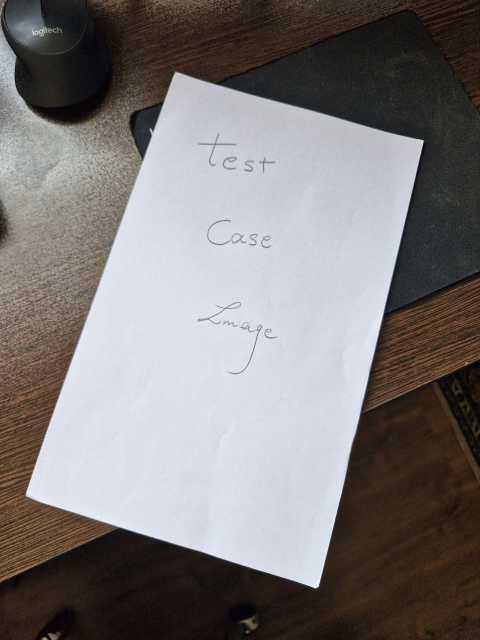
#> input picture photos/test4.jpg, 960 x 1280 px (shown at 1/2 size)
$ python newCamScanner.py
#> lines starting #> are read from the running program, lines starting #| are printed output that depends on the picture; after the words box and inside, x2 and y2 are one past the last pixel; in counts of white or black regions, pixels touching at a corner belong together
import cv2
import numpy as np

img=cv2.imread('photos/test4.jpg')
#> img is the input picture: shape (1280, 960, 3); mean B, G, R 121.3, 121.6, 125.9


#resize images

resized_img = cv2.resize(img,(300,400),interpolation = cv2.INTER_AREA)
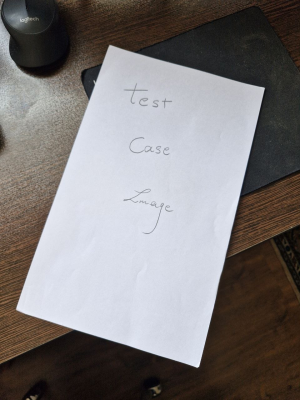
#> resized_img: shape (400, 300, 3); mean B, G, R 121.3, 121.6, 125.9

#change to gray

gray = cv2.cvtColor(resized_img,cv2.COLOR_BGR2GRAY)
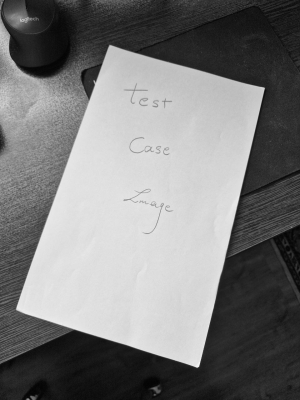
#> gray: shape (400, 300); min 3, max 243, mean 122.8

#bluring

blur = cv2.bilateralFilter(gray,9,75,75)

#canny

canny = cv2.Canny(blur,40,120,)
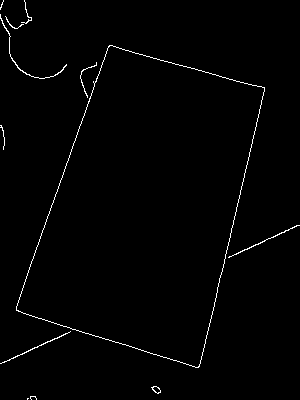
#> canny: shape (400, 300); 1.2% white in thin lines or dots

kernel = np.ones((5, 5), np.uint8)


dilated_edges = cv2.morphologyEx(canny, cv2.MORPH_CLOSE, kernel, iterations=2)
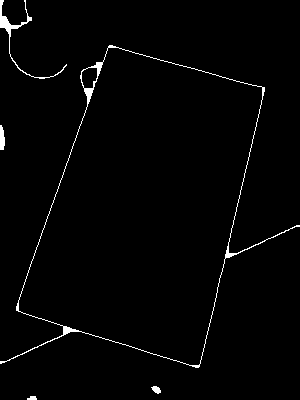
#> dilated_edges: shape (400, 300); 1.6% white; 5 white regions

#contours

contours,hiearchy = cv2.findContours(dilated_edges,cv2.RETR_LIST,cv2.CHAIN_APPROX_SIMPLE)
#> contours = 7 contours; box (x1, y1, x2, y2) and area: (0, 45, 300, 368) 50982, (18, 47, 263, 366) 50354, (81, 67, 98, 89) 277, (0, 0, 67, 79) 222, (0, 125, 5, 150) 75, (151, 386, 161, 394) 39, (27, 396, 37, 400) 20; hiearchy = [[1, -1, -1, -1], [2, 0, -1, -1], [3, 1, -1, -1], [4, 2, -1, -1], [5, 3, -1, -1], [6, 4, -1, -1], [-1, 5, -1, -1]]

contours = sorted(contours, key=cv2.contourArea, reverse=True)
best_contour = None

for contour in contours:

    epsilon = 0.02*cv2.arcLength(contour,True)

    approx = cv2.approxPolyDP(contour,epsilon,True)

    image_copy = resized_img.copy()

    if len(approx)==4 and cv2.contourArea(contour)>500 :
        best_contour = approx
        cv2.drawContours(image_copy, [approx], -1, (0, 255, 0), 3)

        break
    else:
        print ('contour not found')
#> this loop made 2 passes
#> (epsilon, best_contour) on pass 2: (19.56, [[108, 47], [262, 87], [198, 365], [18, 310]])
#> epsilon on pass 1: 26.51
#| contour not found
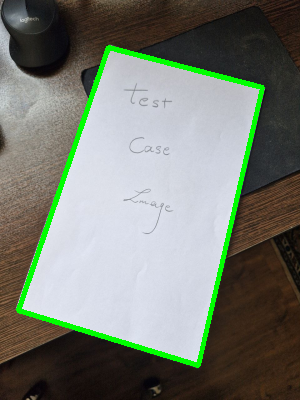
#> image_copy: shape (400, 300, 3); mean B, G, R 113.8, 124.2, 118.7


#warping

points = best_contour.reshape(4, 2)
#> points = [[108, 47], [262, 87], [198, 365], [18, 310]]

center = np.mean(points, axis=0)
#> center = [146.5, 202.2]

for point in points:
    x = point[0]
    y = point[1]
    if x < center[0] and y < center[1] :
        top_left = point
        print(top_left)
    elif x > center[0] and y > center[1] :
        bottom_right = point
        print(bottom_right)

    elif x > center[0] and y < center[1] :
        top_right = point
        print(top_right)

    elif x < center[0] and y > center[1] :
        bottom_left = point
        print(bottom_left)
    else:
        print("these coordinates have been repeated.")
#> this loop made 4 passes
#| [108  47]
#| [262  87]
#| [198 365]
#| [ 18 310]

order = np.array([top_left,top_right,bottom_right,bottom_left],dtype = np.float32)
#> order = [[108, 47], [262, 87], [198, 365], [18, 310]]


paper = np.float32([
            [0, 0],
            [300, 0],
            [300, 400],
            [0, 400]
        ])

M = cv2.getPerspectiveTransform(order, paper)
#> M = [[1.89, 0.646, -234.4], [-0.441, 1.7, -32.21], [-1.94e-05, 0.000701, 1]]

warped = cv2.warpPerspective(resized_img, M, (300, 400))
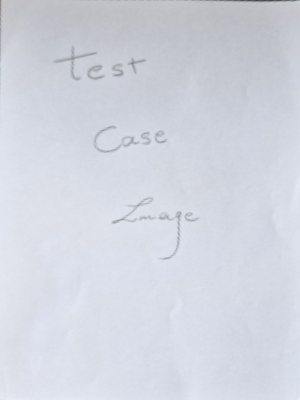
#> warped: shape (400, 300, 3); mean B, G, R 223.6, 213.5, 210

warped_gray = cv2.cvtColor(warped, cv2.COLOR_BGR2GRAY)
warped_blur = cv2. GaussianBlur(warped_gray,(3,3),1.0)
thresholding = cv2.adaptiveThreshold(warped_blur, 255, cv2.ADAPTIVE_THRESH_GAUSSIAN_C, cv2.THRESH_BINARY, 51,5)
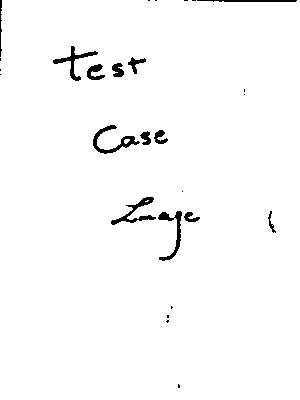
#> thresholding: shape (400, 300); 98% white; 27 black regions (14 under 20 px), largest, box (x1, y1, x2, y2) and area: (93, 125, 140, 154) 357, (111, 197, 156, 225) 329, (158, 211, 182, 261) 322
kernel = np.ones((1, 1), np.uint8)
thicker_text = cv2.erode(thresholding, kernel, iterations=1)

cv2.imshow("image",image_copy)
cv2.imshow("warp",warped)
cv2.imshow("warpedewf", thicker_text)

cv2.waitKey(0)

$ run again, with photos/test1.jpg copied over photos/test4.jpg
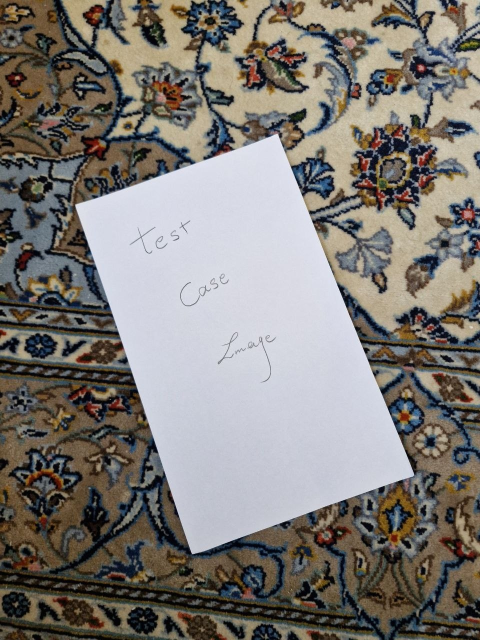
#> input picture photos/test1.jpg, 960 x 1280 px (shown at 1/2 size)
#> img is the input picture: shape (1280, 960, 3); mean B, G, R 118.1, 122.8, 127.2
#> `canny = cv2.Canny(blur,40,120,)`:
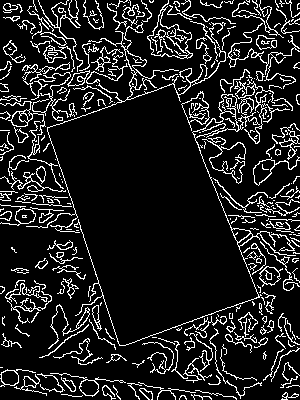
#> canny: shape (400, 300); 12.7% white in thin lines or dots
#> dilated_edges: shape (400, 300); 47.6% white; 5 white regions (1 under 20 px)
#> contours = 46 contours, 1 with area under 20; largest, box (x1, y1, x2, y2) and area: (0, 0, 300, 400) 95315, (49, 86, 257, 345) 32232, (0, 367, 126, 400) 2271, (0, 268, 52, 337) 1389, (130, 32, 204, 77) 1378; hiearchy = 46 rows, first 6: [1, -1, -1, -1], [2, 0, -1, -1], [3, 1, -1, -1], [4, 2, -1, -1], [5, 3, -1, -1], [6, 4, -1, -1]
#> the loop `for contour in contours: ` made 2 passes
#> (epsilon, best_contour) on pass 2: (15.78, [[173, 86], [256, 297], [119, 344], [49, 127]])
#> (printed output is left out)
#> points = [[173, 86], [256, 297], [119, 344], [49, 127]]
#> center = [149.2, 213.5]
#> the loop `for point in points:` made 4 passes
#> (printed output is left out)
#> order = [[49, 127], [173, 86], [256, 297], [119, 344]]
#> M = [[2.32, -0.749, -18.66], [0.654, 1.98, -283.1], [0.000112, 0.000504, 1]]
#> `thresholding = cv2.adaptiveThreshold(warped_blur, 255, cv2.ADAPTIVE_TH..`:
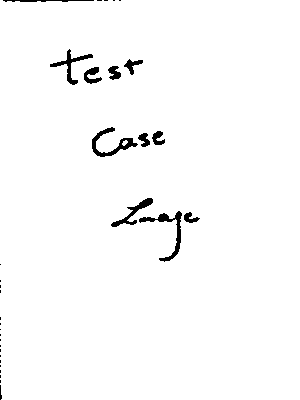
#> thresholding: shape (400, 300); 98.1% white; 33 black regions (22 under 20 px), largest, box (x1, y1, x2, y2) and area: (139, 211, 182, 262) 414, (92, 127, 138, 157) 383, (50, 49, 93, 85) 304

$ run again, with photos/test2.jpg copied over photos/test4.jpg
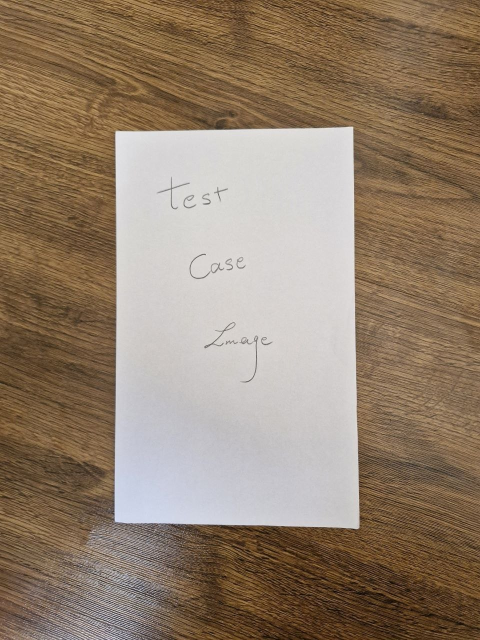
#> input picture photos/test2.jpg, 960 x 1280 px (shown at 1/2 size)
#> img is the input picture: shape (1280, 960, 3); mean B, G, R 109.7, 128.8, 147.4
#> `canny = cv2.Canny(blur,40,120,)`:
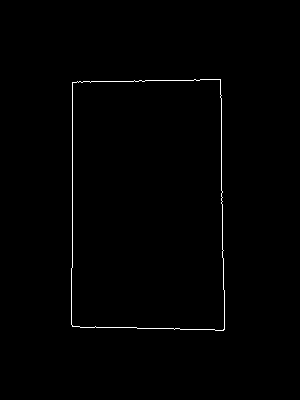
#> canny: shape (400, 300); 0.66% white in thin lines or dots, all inside (x1, y1, x2, y2) = (71, 79, 225, 331)
#> contours = 2 contours; box (x1, y1, x2, y2) and area: (71, 79, 225, 331) 37197, (71, 79, 225, 330) 37124; hiearchy = [[1, -1, -1, -1], [-1, 0, -1, -1]]
#> the loop `for contour in contours: ` made 1 pass
#> (epsilon, best_contour) on pass 1: (16, [[220, 79], [72, 82], [72, 326], [224, 329]])
#> points = [[220, 79], [72, 82], [72, 326], [224, 329]]
#> center = [147, 204]
#> the loop `for point in points:` made 4 passes
#> (printed output is left out)
#> order = [[72, 82], [220, 79], [224, 329], [72, 326]]
#> M = [[2.12, -2.91e-17, -152.7], [0.0348, 1.72, -143.4], [0.00017, 0.00011, 1]]
#> `thresholding = cv2.adaptiveThreshold(warped_blur, 255, cv2.ADAPTIVE_TH..`:
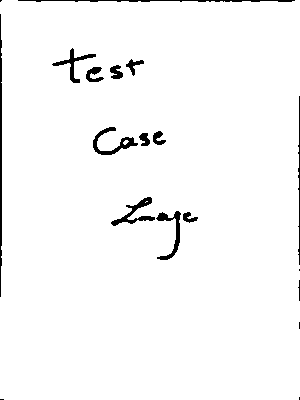
#> thresholding: shape (400, 300); 97.4% white; 19 black regions (5 under 20 px), largest, box (x1, y1, x2, y2) and area: (0, 14, 2, 297) 495, (18, 0, 295, 2) 371, (93, 127, 138, 155) 361

$ run again, with photos/test3.jpg copied over photos/test4.jpg
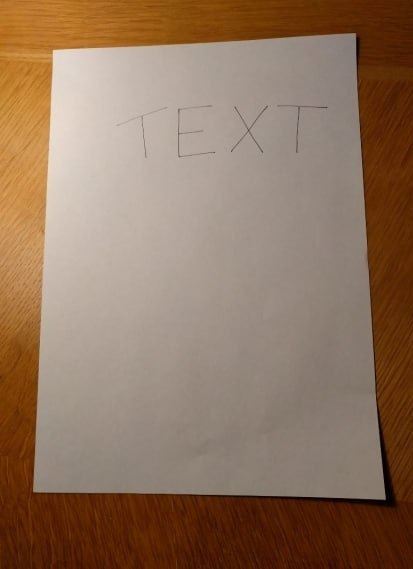
#> input picture photos/test3.jpg, 413 x 569 px
#> img is the input picture: shape (569, 413, 3); mean B, G, R 94.5, 116.4, 144.4
#> canny: shape (400, 300); 0.93% white in thin lines or dots, all inside (x1, y1, x2, y2) = (24, 23, 280, 352)
#> contours = 2 contours; box (x1, y1, x2, y2) and area: (24, 23, 280, 352) 75241, (24, 23, 280, 351) 75212; hiearchy = [[1, -1, -1, -1], [-1, 0, -1, -1]]
#> the loop `for contour in contours: ` made 1 pass
#> (epsilon, best_contour) on pass 1: (22.69, [[257, 23], [38, 35], [24, 345], [279, 351]])
#> points = [[257, 23], [38, 35], [24, 345], [279, 351]]
#> center = [149.5, 188.5]
#> the loop `for point in points:` made 4 passes
#> (printed output is left out)
#> order = [[38, 35], [257, 23], [279, 351], [24, 345]]
#> M = [[1.49, 0.0674, -59.07], [0.0845, 1.54, -57.22], [0.000289, 0.000539, 1]]
#> `thresholding = cv2.adaptiveThreshold(warped_blur, 255, cv2.ADAPTIVE_TH..`:
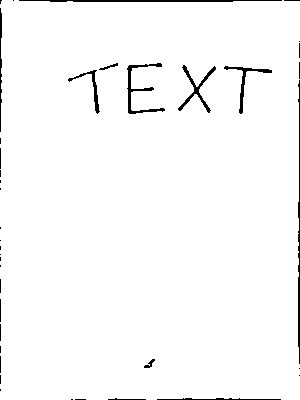
#> thresholding: shape (400, 300); 97.8% white; 39 black regions (26 under 20 px), largest, box (x1, y1, x2, y2) and area: (19, 0, 282, 2) 440, (298, 80, 300, 364) 403, (127, 63, 165, 114) 380
